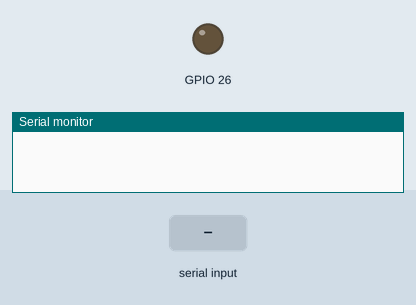
Recording of a sketch running on a simulated ESP32. Parts: output pins drawn as LEDs (lit = HIGH), the last lines printed to the serial monitor. The inputs (shaded band) are chosen by the test bench.

Above: at 1.2 s.
1.3 s: "1" received over the second serial link
At 1.7 s:
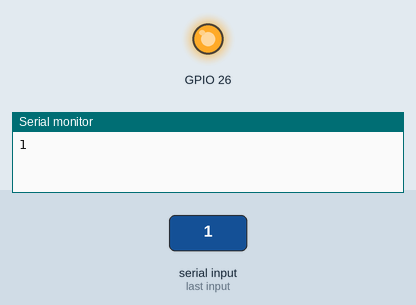
2.8 s: "0" received over the second serial link
At 4.0 s:
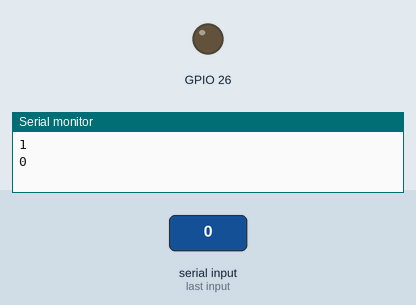
Timing chart, 0 to 5.8 s (numbered marks = the images above; inputs shaded):
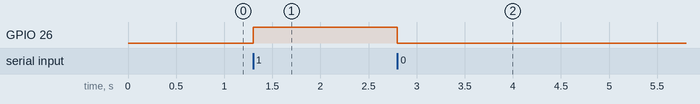

Measured:
- after the input at 1.3 s, GPIO 26: LOW → HIGH at once
- after the input at 2.8 s, GPIO 26: HIGH → LOW at once

The sketch:

BluetoothModule_basic.ino
```cpp
char val;
void setup() {
  Serial.begin(9600);
  Serial1.begin(9600);
  //pinMode(8, OUTPUT);
  pinMode(26, OUTPUT);
  //digitalWrite(8, HIGH);
  digitalWrite(23, HIGH);
}

void loop() {
  if (Serial1.available()>0)
  {
    val = Serial1.read();
    Serial.println(val);
  }

  if (val == '1')
  {
    //digitalWrite(8, HIGH);
    digitalWrite(26, HIGH);
    }
  else if (val == '0')
  {
    //digitalWrite(8, LOW);
    digitalWrite(26, LOW);

    }

}
```
